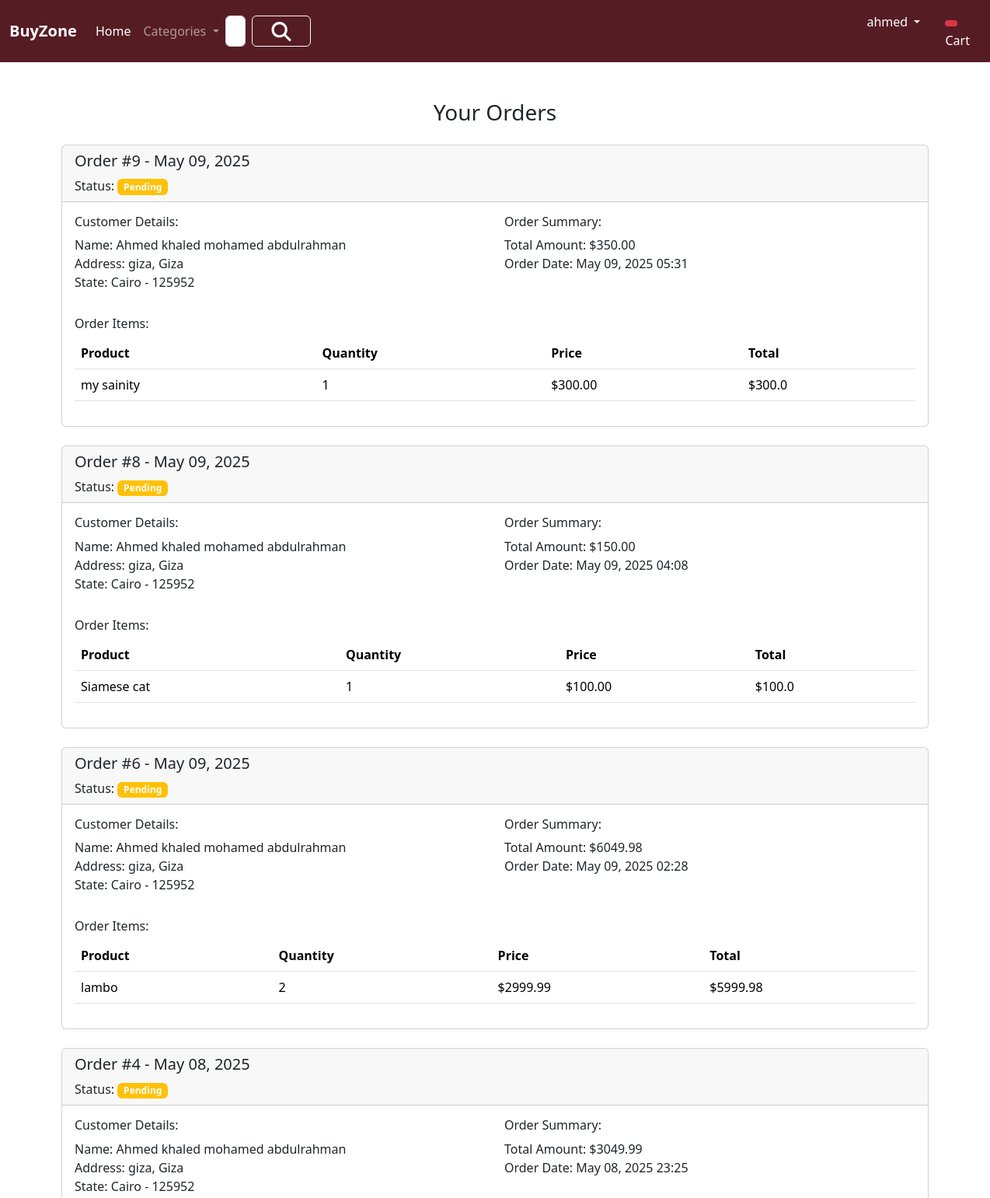
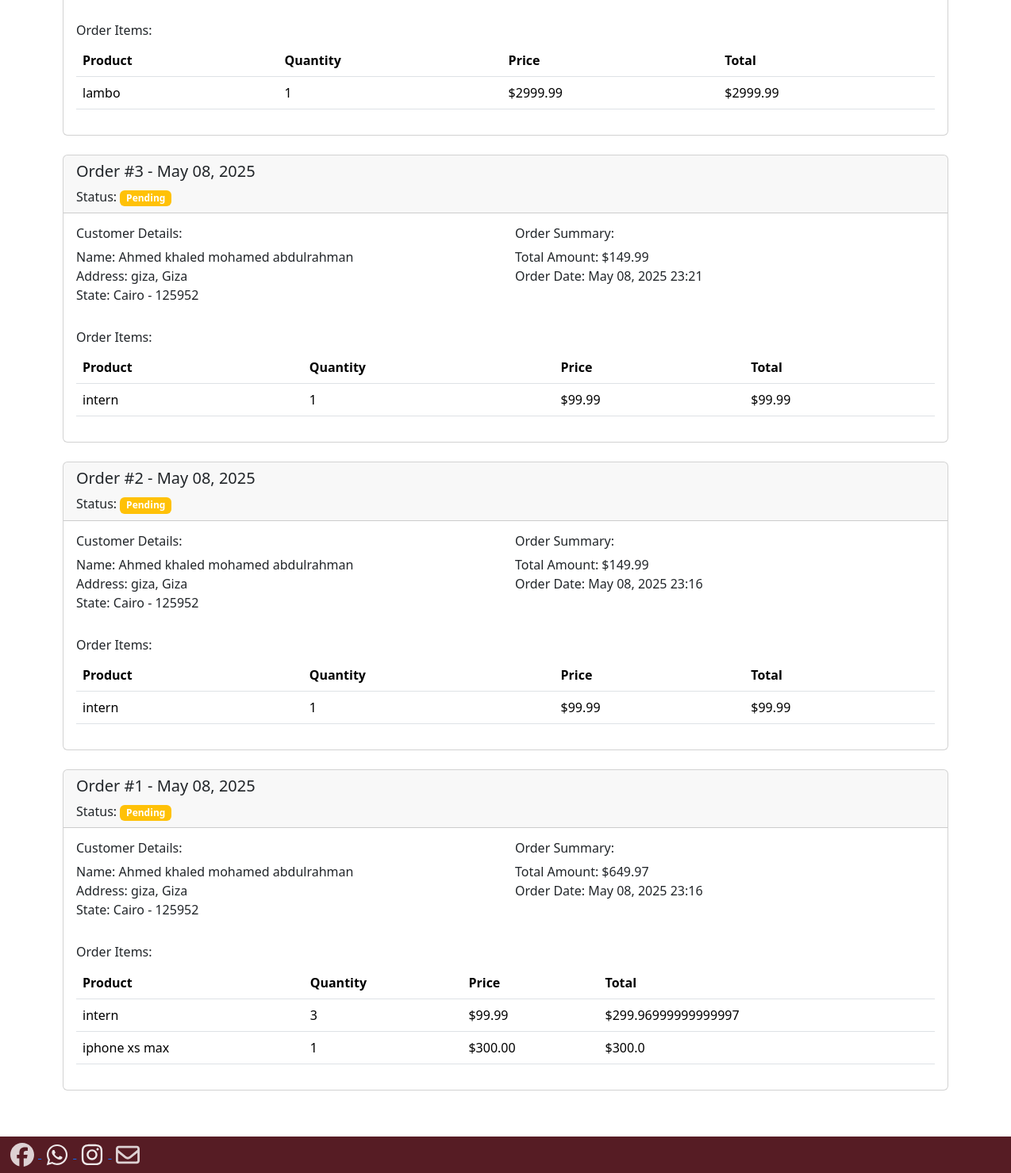
Page /orders/ (signed in) on the committed database (2 pictures, top to bottom).
### app/models.py (models this page shows, shortened)
class Order(models.Model):
    STATUS_CHOICES = [
        ('pending', 'Pending'),
        ('processing', 'Processing'),
        ('completed', 'Completed'),
        ('cancelled', 'Cancelled')
    ]
    user = models.ForeignKey(User, on_delete=models.CASCADE)
    customer = models.ForeignKey(Customer, on_delete=models.CASCADE)
    total_amount = models.DecimalField(max_digits=10, decimal_places=2)
    status = models.CharField(max_length=50, choices=STATUS_CHOICES, default='pending')
    created_at = models.DateTimeField(default=timezone.now)
    updated_at = models.DateTimeField(auto_now=True)

class Customer(models.Model):
    user = models.OneToOneField(User, on_delete=models.CASCADE, related_name='customer')
    name = models.CharField(max_length=200)
    email = models.EmailField()
    phone = models.CharField(max_length=20)
    locality = models.CharField(max_length=200)
    city = models.CharField(max_length=100)
    state = models.CharField(max_length=100, choices=STATE_CHOICES)
    zipcode = models.IntegerField()
    created_at = models.DateTimeField(default=timezone.now)
    updated_at = models.DateTimeField(auto_now=True)
    class Meta:
        unique_together = ('user',)

class OrderItem(models.Model):
    order = models.ForeignKey(Order, on_delete=models.CASCADE, related_name='items')
    product = models.ForeignKey(Product, on_delete=models.CASCADE)
    quantity = models.IntegerField(default=1)
    price = models.DecimalField(max_digits=10, decimal_places=2)
    created_at = models.DateTimeField(default=timezone.now)

class Product(models.Model):
    CONDITION_CHOICES = [
        ('new', 'New'),
        ('like_new', 'Like New'),
        ('good', 'Good'),
        ('fair', 'Fair'),
        ('poor', 'Poor'),
    ]
    STATUS_CHOICES = [
        ('available', 'Available'),
        ('sold', 'Sold'),
        ('pending', 'Pending'),
        ('reserved', 'Reserved'),
    ]
    seller = models.ForeignKey(User, on_delete=models.CASCADE, related_name='products', null=True, blank=True)
    title = models.CharField(max_length=200)
    selling_price = models.DecimalField(max_digits=10, decimal_places=2)
    description = models.TextField()
    category = models.CharField(max_length=50, choices=CATEGORY_CHOICES)
    product_image = models.ImageField(upload_to='products/')
    additional_images = models.ImageField(upload_to='products/additional/', null=True, blank=True)
    quantity = models.IntegerField(default=1)
    condition = models.CharField(max_length=20, choices=CONDITION_CHOICES, default='new')
    brand = models.CharField(max_length=100, blank=True, null=True)
    location = models.CharField(max_length=200, blank=True, null=True)
    status = models.CharField(max_length=20, choices=STATUS_CHOICES, default='available')
    created_at = models.DateTimeField(default=timezone.now)
    updated_at = models.DateTimeField(auto_now=True)
    views = models.IntegerField(default=0)
    featured = models.BooleanField(default=False)
    negotiable = models.BooleanField(default=True)
    warranty = models.BooleanField(default=False)
    warranty_period = models.CharField(max_length=50, blank=True, null=True)

### app/views.py (the view)
# urls.py: path('orders/', views.orders, name='orders'),
@login_required
def orders(request):
    orders = Order.objects.filter(user=request.user).order_by('-created_at')
    order_items = {}
    for order in orders:
        order_items[order.id] = OrderItem.objects.filter(order=order)
    context = {
        'orders': orders,
        'order_items': order_items
    }
    return render(request, 'app/orders.html', context)

### app/templatetags/custom_filters.py (called while the page is built)
@register.filter
def get_item(dictionary, key):
    return dictionary.get(key)

@register.filter
def multiply(value, arg):
    try:
        return float(value) * float(arg)
    except (ValueError, TypeError):
        return ''

### app/templates/app/orders.html (shortened to what this page needs)
{% extends 'app/base.html' %}
{% load static %}
{% load custom_filters %}
{% block main-content %}
<div class="container my-5">
    <div class="row">
        <div class="col-sm-12">
            <div class="row">
                <h3 class="text-center mb-4">Your Orders</h3>
                {% if orders %}
                    {% for order in orders %}
                        <div class="col-sm-12 mb-4">
                            <div class="card">
                                <div class="card-header">
                                    <h5>Order #{{ order.id }} - {{ order.created_at|date:"F d, Y" }}</h5>
                                    <p class="mb-0">Status: <span class="badge {% if order.status == 'completed' %}bg-success{% elif order.status == 'cancelled' %}bg-danger{% else %}bg-warning{% endif %}">{{ order.status|title }}</span></p>
                                </div>
                                <div class="card-body">
                                    <div class="row">
                                        <div class="col-sm-6">
                                            <h6>Customer Details:</h6>
                                            <p>Name: {{ order.customer.name }}<br>
                                            Address: {{ order.customer.locality }}, {{ order.customer.city }}<br>
                                            State: {{ order.customer.state }} - {{ order.customer.zipcode }}</p>
                                        </div>
                                        <div class="col-sm-6">
                                            <h6>Order Summary:</h6>
                                            <p>Total Amount: ${{ order.total_amount }}<br>
                                            Order Date: {{ order.created_at|date:"F d, Y H:i" }}</p>
                                        </div>
                                    </div>
                                    <div class="row mt-3">
                                        <div class="col-sm-12">
                                            <h6>Order Items:</h6>
                                            <table class="table">
                                                <thead>
                                                    <tr>
                                                        <th>Product</th>
                                                        <th>Quantity</th>
                                                        <th>Price</th>
                                                        <th>Total</th>
                                                    </tr>
                                                </thead>
                                                <tbody>
                                                    {% for item in order_items|get_item:order.id %}
                                                        <tr>
                                                            <td>{{ item.product.title }}</td>
                                                            <td>{{ item.quantity }}</td>
                                                            <td>${{ item.price }}</td>
                                                            <td>${{ item.price|multiply:item.quantity }}</td>
                                                        </tr>
                                                    {% endfor %}
                                                </tbody>
                                            </table>
                                        </div>
                                    </div>
                                </div>
                            </div>
                        </div>
                    {% endfor %}
                {% else %}
                    <div class="col-sm-12 text-center">
                        <h4>No orders found</h4>
                        <p>You haven't placed any orders yet.</p>
                        <a href="{% url 'home' %}" class="btn btn-primary">Continue Shopping</a>
                    </div>
                {% endif %}
            </div>
        </div>
    </div>
</div>
{% endblock main-content %}

### app/templates/app/base.html (shortened to what this page needs)
<!DOCTYPE html>
{% load static %}
<html lang="en">
<head>
    <link href="https://cdn.jsdelivr.net/npm/bootstrap@5.3.3/dist/css/bootstrap.min.css" rel="stylesheet">
    <link rel="stylesheet" href="https://cdnjs.cloudflare.com/ajax/libs/font-awesome/6.5.1/css/all.min.css">
    <link rel="stylesheet" href="{% static 'app/css/owl.carousel.min.css' %}"/>
    <link rel="stylesheet" href="{% static 'app/css/style.css' %}"/>
</head>
<body style="min-height:89vh;position: relative;">
    <nav class="navbar navbar-expand-lg navbar-dark" style="background-color: #561c24;">
      <div class="container-fluid">
        <a class="navbar-brand fw-bold" href="/">BuyZone</a>
        <div class="collapse navbar-collapse" id="navbarSupportedContent">
          <ul class="navbar-nav me-auto mb-2 mb-lg-0">
            {% if request.user.is_authenticated %}
            <li class="nav-item">
              <a class="nav-link active" aria-current="page" href="/">Home</a>
            </li>
            <li class="nav-item dropdown">
              <a class="nav-link dropdown-toggle" href="#" role="button" data-bs-toggle="dropdown" aria-expanded="false">
                Categories
              </a>
            </li>
            {% endif %}
          </ul>
          <form class="d-flex" role="search" action="{% url 'search' %}" style="margin-right :700px  " >
            <input class="form-control me-2" type="search" placeholder="Search" name="q" aria-label="Search">
            <button class="btn btn-outline-light" type="submit" style ="--bs-btn-hover-bg: #7d1624;">
              <img src = "{% static "app/images/product/magnifying-glass-solid.svg" %}" width = "50" height = "25" >
            </button>
          </form>
        </div>
        <ul class="navbar-nav me-auto mb-2 mb-lg-0">
            <li class="nav-item dropdown mx-2">
            {% if request.user.is_authenticated %}
              {% if request.user.first_name %}
                  <a class="nav-link dropdown-toggle text-white" href="#" id="profileDropdown" data-bs-toggle="dropdown" aria-expanded="false">
                      {{ request.user.first_name }}
                  </a>
              {% else %}
                  <a class="nav-link dropdown-toggle text-white" href="#" id="profileDropdown" data-bs-toggle="dropdown" aria-expanded="false">
                      {{ request.user.username }}
                  </a>
              {% endif %}
            </li>
            <li class="nav-item mx-2">
              <a class="nav-link text-white" href="{% url 'show_cart' %}">
                <span class="badge bg-danger">
                </span>
                Cart
            </a>
            </li>
            {% endif %}
        </ul>
      </div>
    </nav>
{% block main-content %}{% endblock main-content %}
    <Footer class="container-fluid  text- p-2 mt-5" style="position: absolute; bottom: -80px ; diplay :flex; justify-content: space-between; background-color : #561c24;" >
      <a href="https://www.facebook.com/people/BuyZone/61559260412941/?is_tour_dismissed"  target="_blank" >
        <img src = "{% static "app/images/product/facebook.svg" %}"  width = "40" height = "30"    style= "opacity: 0.8;" >
      </a>
      <a href="https://chat.whatsapp.com/IlkDXPRBht4LQgg2ZSD2h3" target="_blank" >
        <img src = "{% static "app/images/product/whatsapp.svg" %}"  width = "40" height = "30" style= "opacity: 0.9;">
      </a>
      <a href="#" target="_blank" >
        <img src = "{% static "app/images/product/instagram.svg" %}"  width = "40" height = "30" style= "opacity: 0.9;">
      </a >
      <a href="#" target="_blank" >
        <img src = "{% static "app/images/product/envelope-regular.svg" %}" width = "40" height = "30" style= "opacity: 0.8;">
      </a>
    </Footer>
</body>
</html>

### rows in the picture
Order: id "9", created_at "May 09, 2025", status "Pending", customer.name "Ahmed khaled mohamed abdulrahman", customer.locality "giza", customer.city "Giza", customer.state "Cairo", customer.zipcode "125952", total_amount "350.00", created_at "May 09, 2025 05:31"
OrderItem: product "my sainity", quantity "1", price "300.00", price|multiply "300.0"
Order: id "8", created_at "May 09, 2025", status "Pending", customer.name "Ahmed khaled mohamed abdulrahman", customer.locality "giza", customer.city "Giza", customer.state "Cairo", customer.zipcode "125952", total_amount "150.00", created_at "May 09, 2025 04:08"
OrderItem: product "Siamese cat", quantity "1", price "100.00", price|multiply "100.0"
Order: id "6", created_at "May 09, 2025", status "Pending", customer.name "Ahmed khaled mohamed abdulrahman", customer.locality "giza", customer.city "Giza", customer.state "Cairo", customer.zipcode "125952", total_amount "6049.98", created_at "May 09, 2025 02:28"
OrderItem: product "lambo", quantity "2", price "2999.99", price|multiply "5999.98"
Order: id "4", created_at "May 08, 2025", status "Pending", customer.name "Ahmed khaled mohamed abdulrahman", customer.locality "giza", customer.city "Giza", customer.state "Cairo", customer.zipcode "125952", total_amount "3049.99", created_at "May 08, 2025 23:25"
OrderItem: product "lambo", quantity "1", price "2999.99", price|multiply "2999.99"
Order: id "3", created_at "May 08, 2025", status "Pending", customer.name "Ahmed khaled mohamed abdulrahman", customer.locality "giza", customer.city "Giza", customer.state "Cairo", customer.zipcode "125952", total_amount "149.99", created_at "May 08, 2025 23:21"
OrderItem: product "intern", quantity "1", price "99.99", price|multiply "99.99"
Order: id "2", created_at "May 08, 2025", status "Pending", customer.name "Ahmed khaled mohamed abdulrahman", customer.locality "giza", customer.city "Giza", customer.state "Cairo", customer.zipcode "125952", total_amount "149.99", created_at "May 08, 2025 23:16"
OrderItem: product "intern", quantity "1", price "99.99", price|multiply "99.99"
Order: id "1", created_at "May 08, 2025", status "Pending", customer.name "Ahmed khaled mohamed abdulrahman", customer.locality "giza", customer.city "Giza", customer.state "Cairo", customer.zipcode "125952", total_amount "649.97", created_at "May 08, 2025 23:16"
OrderItem: product "intern", quantity "3", price "99.99", price|multiply "299.96999999999997"
OrderItem: product "iphone xs max", quantity "1", price "300.00", price|multiply "300.0"

### other values in the picture
{{ request.user.username }} "ahmed"
